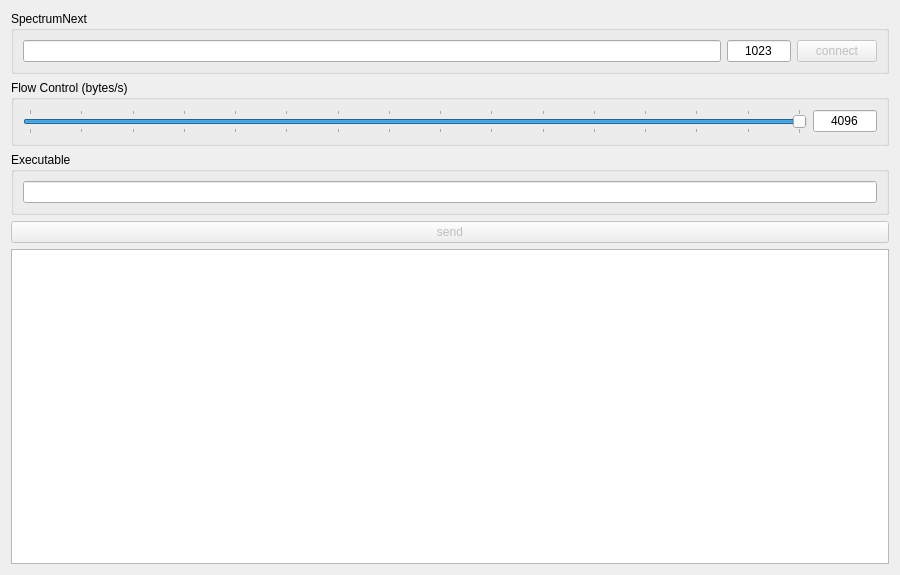
<?xml version="1.0" encoding="UTF-8"?>
<ui version="4.0">
 <class>SpectrumNextRemoteForm</class>
 <widget class="QWidget" name="SpectrumNextRemoteForm">
  <property name="geometry">
   <rect>
    <x>0</x>
    <y>0</y>
    <width>900</width>
    <height>575</height>
   </rect>
  </property>
  <property name="windowTitle">
   <string>SpectrumNextRemoteForm</string>
  </property>
  <layout class="QGridLayout" name="gridLayout">
   <item row="0" column="0">
    <layout class="QVBoxLayout" name="verticalLayout">
     <item>
      <widget class="QGroupBox" name="spectrumNextGroupBox">
       <property name="maximumSize">
        <size>
         <width>16777215</width>
         <height>92</height>
        </size>
       </property>
       <property name="accessibleName">
        <string>Spectrum Next</string>
       </property>
       <property name="title">
        <string>SpectrumNext</string>
       </property>
       <property name="flat">
        <bool>false</bool>
       </property>
       <layout class="QHBoxLayout" name="horizontalLayout">
        <item>
         <widget class="QLineEdit" name="addressLineEdit">
          <property name="alignment">
           <set>Qt::AlignmentFlag::AlignCenter</set>
          </property>
         </widget>
        </item>
        <item>
         <widget class="QLineEdit" name="portLineEdit">
          <property name="maximumSize">
           <size>
            <width>64</width>
            <height>16777215</height>
           </size>
          </property>
          <property name="text">
           <string>1023</string>
          </property>
          <property name="alignment">
           <set>Qt::AlignmentFlag::AlignCenter</set>
          </property>
         </widget>
        </item>
        <item>
         <widget class="QPushButton" name="connectPushButton">
          <property name="enabled">
           <bool>false</bool>
          </property>
          <property name="text">
           <string>connect</string>
          </property>
         </widget>
        </item>
       </layout>
      </widget>
     </item>
     <item>
      <widget class="QGroupBox" name="flowGroupBox">
       <property name="title">
        <string>Flow Control (bytes/s)</string>
       </property>
       <layout class="QHBoxLayout" name="horizontalLayout_2">
        <item>
         <widget class="QSlider" name="flowHorizontalSlider">
          <property name="minimum">
           <number>512</number>
          </property>
          <property name="maximum">
           <number>8192</number>
          </property>
          <property name="singleStep">
           <number>512</number>
          </property>
          <property name="pageStep">
           <number>1024</number>
          </property>
          <property name="value">
           <number>8192</number>
          </property>
          <property name="orientation">
           <enum>Qt::Orientation::Horizontal</enum>
          </property>
          <property name="tickPosition">
           <enum>QSlider::TickPosition::TicksBothSides</enum>
          </property>
          <property name="tickInterval">
           <number>512</number>
          </property>
         </widget>
        </item>
        <item>
         <widget class="QLineEdit" name="flowLineEdit">
          <property name="maximumSize">
           <size>
            <width>64</width>
            <height>16777215</height>
           </size>
          </property>
          <property name="text">
           <string>4096</string>
          </property>
          <property name="alignment">
           <set>Qt::AlignmentFlag::AlignCenter</set>
          </property>
          <property name="readOnly">
           <bool>true</bool>
          </property>
         </widget>
        </item>
       </layout>
      </widget>
     </item>
     <item>
      <widget class="QGroupBox" name="binaryGroupBox">
       <property name="maximumSize">
        <size>
         <width>16777215</width>
         <height>92</height>
        </size>
       </property>
       <property name="title">
        <string>Executable</string>
       </property>
       <layout class="QVBoxLayout" name="verticalLayout_2">
        <item>
         <widget class="QLineEdit" name="fileLineEdit">
          <property name="alignment">
           <set>Qt::AlignmentFlag::AlignCenter</set>
          </property>
         </widget>
        </item>
       </layout>
      </widget>
     </item>
     <item>
      <widget class="QPushButton" name="sendPushButton">
       <property name="enabled">
        <bool>false</bool>
       </property>
       <property name="text">
        <string>send</string>
       </property>
      </widget>
     </item>
     <item>
      <widget class="QPlainTextEdit" name="logPlainTextEdit">
       <property name="readOnly">
        <bool>true</bool>
       </property>
      </widget>
     </item>
    </layout>
   </item>
  </layout>
 </widget>
 <resources/>
 <connections/>
</ui>
